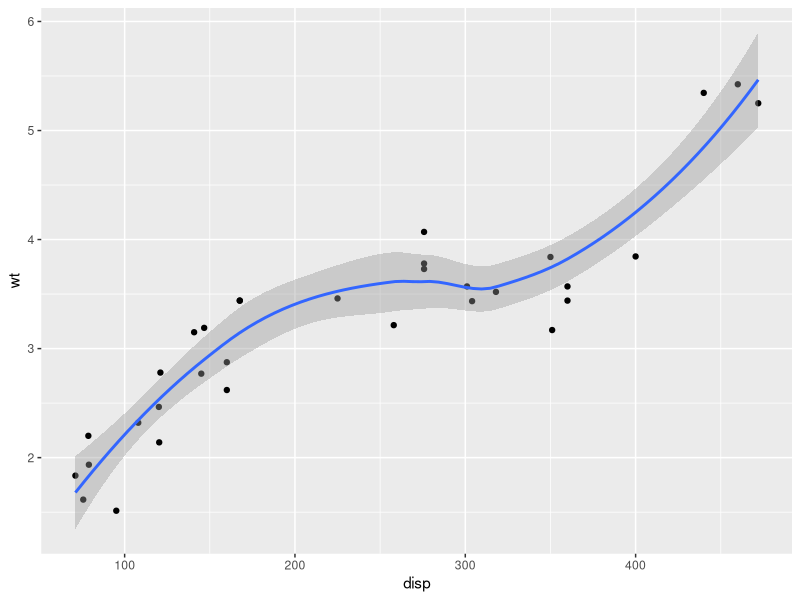
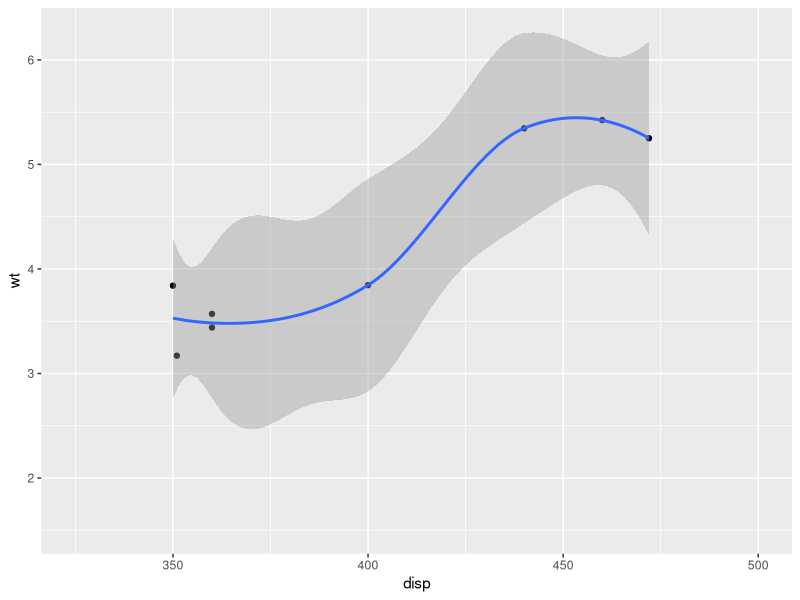
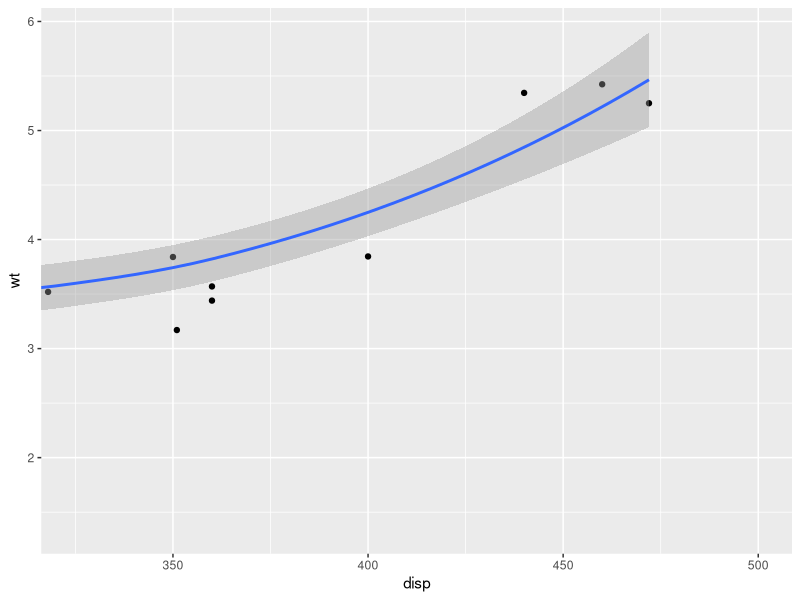
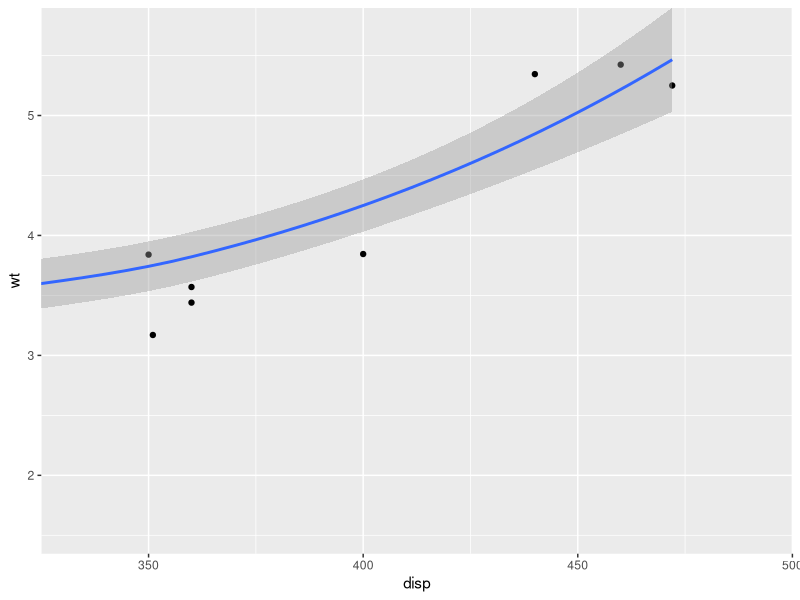
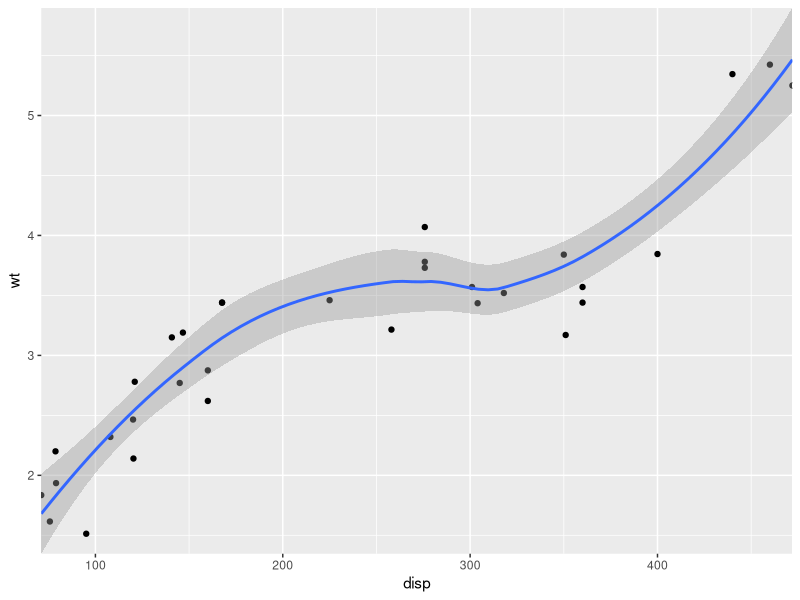

Write R code to recreate these figures, in order. (Note: this script raises an error after producing the figures.)
# r2py crawler metadata
# package: ggplot2
# source_type: rd_example
# topic: coord_cartesian.Rd
# source_file: C:\Users\bened\AppData\Local\R\win-library\4.5\ggplot2\help
# lines: 41

suppressPackageStartupMessages(library(ggplot2))
# There are two ways of zooming the plot display: with scales or
# with coordinate systems.  They work in two rather different ways.

p <- ggplot(mtcars, aes(disp, wt)) +
  geom_point() +
  geom_smooth()
p

# Setting the limits on a scale converts all values outside the range to NA.
p + scale_x_continuous(limits = c(325, 500))

# Setting the limits on the coordinate system performs a visual zoom.
# The data is unchanged, and we just view a small portion of the original
# plot. Note how smooth continues past the points visible on this plot.
p + coord_cartesian(xlim = c(325, 500))

# By default, the same expansion factor is applied as when setting scale
# limits. You can set the limits precisely by setting expand = FALSE
p + coord_cartesian(xlim = c(325, 500), expand = FALSE)

# Similarly, we can use expand = FALSE to turn off expansion with the
# default limits
p + coord_cartesian(expand = FALSE)

# Using a fixed ratio: 1 y-axis unit is 100 x-axis units
# Plot window can be resized and aspect ratio will be maintained
p + coord_cartesian(ratio = 100)

# You can see the same thing with this 2d histogram
d <- ggplot(diamonds, aes(carat, price)) +
  stat_bin_2d(bins = 25, colour = "white")
d

# When zooming the scale, the we get 25 new bins that are the same
# size on the plot, but represent smaller regions of the data space
d + scale_x_continuous(limits = c(0, 1))

# When zooming the coordinate system, we see a subset of original 50 bins,
# displayed bigger
d + coord_cartesian(xlim = c(0, 1))
